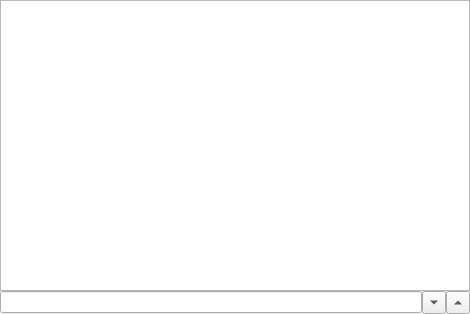
<?xml version="1.0" encoding="UTF-8"?>
<ui version="4.0">
 <class>LabResultLogWidget</class>
 <widget class="QWidget" name="LabResultLogWidget">
  <property name="geometry">
   <rect>
    <x>0</x>
    <y>0</y>
    <width>470</width>
    <height>314</height>
   </rect>
  </property>
  <property name="windowTitle">
   <string>Form</string>
  </property>
  <layout class="QVBoxLayout" name="verticalLayout">
   <property name="spacing">
    <number>0</number>
   </property>
   <property name="margin">
    <number>0</number>
   </property>
   <item>
    <widget class="QTextEdit" name="edtLog"/>
   </item>
   <item>
    <widget class="QFrame" name="frmFind">
     <property name="frameShape">
      <enum>QFrame::NoFrame</enum>
     </property>
     <property name="frameShadow">
      <enum>QFrame::Raised</enum>
     </property>
     <property name="lineWidth">
      <number>0</number>
     </property>
     <layout class="QHBoxLayout" name="horizontalLayout">
      <property name="spacing">
       <number>0</number>
      </property>
      <property name="margin">
       <number>0</number>
      </property>
      <item>
       <widget class="QLineEdit" name="edtFind"/>
      </item>
      <item>
       <widget class="QToolButton" name="btnNext">
        <property name="text">
         <string>...</string>
        </property>
        <property name="arrowType">
         <enum>Qt::DownArrow</enum>
        </property>
       </widget>
      </item>
      <item>
       <widget class="QToolButton" name="btnPrevious">
        <property name="text">
         <string>...</string>
        </property>
        <property name="arrowType">
         <enum>Qt::UpArrow</enum>
        </property>
       </widget>
      </item>
     </layout>
    </widget>
   </item>
  </layout>
 </widget>
 <tabstops>
  <tabstop>edtLog</tabstop>
  <tabstop>edtFind</tabstop>
  <tabstop>btnNext</tabstop>
  <tabstop>btnPrevious</tabstop>
 </tabstops>
 <resources/>
 <connections/>
</ui>
